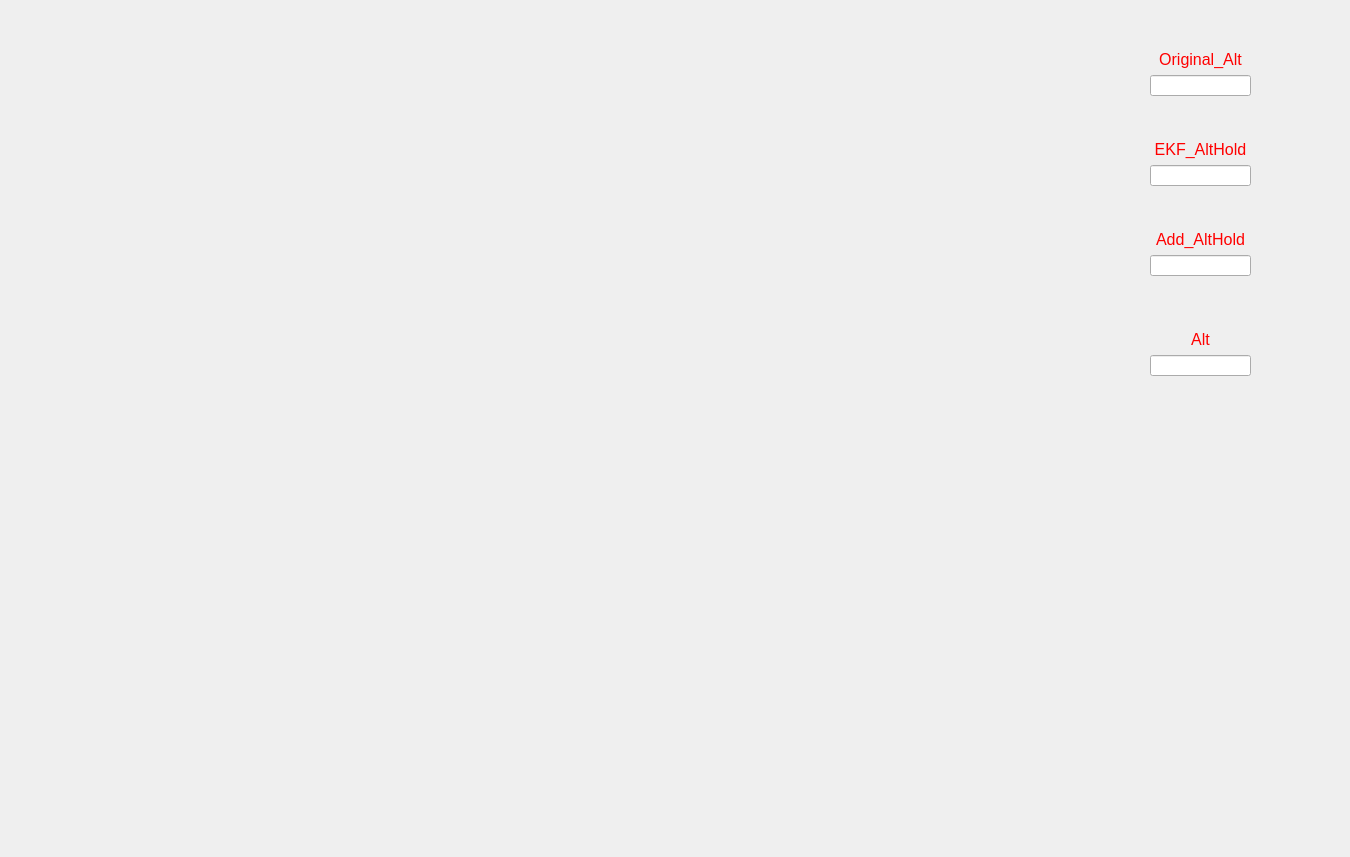
<?xml version="1.0" encoding="UTF-8"?>
<ui version="4.0">
 <class>FILTER</class>
 <widget class="QWidget" name="FILTER">
  <property name="geometry">
   <rect>
    <x>0</x>
    <y>0</y>
    <width>1350</width>
    <height>857</height>
   </rect>
  </property>
  <property name="windowTitle">
   <string>Form</string>
  </property>
  <widget class="QCustomPlot" name="Baro_Alt_customPlot" native="true">
   <property name="geometry">
    <rect>
     <x>20</x>
     <y>10</y>
     <width>1121</width>
     <height>631</height>
    </rect>
   </property>
  </widget>
  <widget class="QWidget" name="">
   <property name="geometry">
    <rect>
     <x>1150</x>
     <y>230</y>
     <width>101</width>
     <height>46</height>
    </rect>
   </property>
   <layout class="QVBoxLayout" name="verticalLayout_3">
    <item>
     <widget class="QLabel" name="label_3">
      <property name="text">
       <string>&lt;html&gt;&lt;head/&gt;&lt;body&gt;&lt;p align=&quot;center&quot;&gt;&lt;span style=&quot; font-size:12pt; color:#ff0000;&quot;&gt;Add_AltHold&lt;/span&gt;&lt;/p&gt;&lt;/body&gt;&lt;/html&gt;</string>
      </property>
     </widget>
    </item>
    <item>
     <widget class="QLineEdit" name="Add_AltHold"/>
    </item>
   </layout>
  </widget>
  <widget class="QWidget" name="">
   <property name="geometry">
    <rect>
     <x>1150</x>
     <y>140</y>
     <width>101</width>
     <height>46</height>
    </rect>
   </property>
   <layout class="QVBoxLayout" name="verticalLayout_2">
    <item>
     <widget class="QLabel" name="label_2">
      <property name="text">
       <string>&lt;html&gt;&lt;head/&gt;&lt;body&gt;&lt;p align=&quot;center&quot;&gt;&lt;span style=&quot; font-size:12pt; color:#ff0000;&quot;&gt;EKF_AltHold&lt;/span&gt;&lt;/p&gt;&lt;/body&gt;&lt;/html&gt;</string>
      </property>
     </widget>
    </item>
    <item>
     <widget class="QLineEdit" name="EKF_AltHold"/>
    </item>
   </layout>
  </widget>
  <widget class="QWidget" name="">
   <property name="geometry">
    <rect>
     <x>1150</x>
     <y>50</y>
     <width>101</width>
     <height>46</height>
    </rect>
   </property>
   <layout class="QVBoxLayout" name="verticalLayout">
    <item>
     <widget class="QLabel" name="label">
      <property name="text">
       <string>&lt;html&gt;&lt;head/&gt;&lt;body&gt;&lt;p align=&quot;center&quot;&gt;&lt;span style=&quot; font-size:12pt; color:#ff0000;&quot;&gt;Original_Alt&lt;/span&gt;&lt;/p&gt;&lt;/body&gt;&lt;/html&gt;</string>
      </property>
     </widget>
    </item>
    <item>
     <widget class="QLineEdit" name="Original_Alt"/>
    </item>
   </layout>
  </widget>
  <widget class="QWidget" name="">
   <property name="geometry">
    <rect>
     <x>1150</x>
     <y>330</y>
     <width>101</width>
     <height>46</height>
    </rect>
   </property>
   <layout class="QVBoxLayout" name="verticalLayout_4">
    <item>
     <widget class="QLabel" name="label_4">
      <property name="text">
       <string>&lt;html&gt;&lt;head/&gt;&lt;body&gt;&lt;p align=&quot;center&quot;&gt;&lt;span style=&quot; font-size:12pt; color:#ff0000;&quot;&gt;Alt&lt;/span&gt;&lt;/p&gt;&lt;/body&gt;&lt;/html&gt;</string>
      </property>
     </widget>
    </item>
    <item>
     <widget class="QLineEdit" name="Alt"/>
    </item>
   </layout>
  </widget>
 </widget>
 <customwidgets>
  <customwidget>
   <class>QCustomPlot</class>
   <extends>QWidget</extends>
   <header location="global">qcustom./qcustomplot.h</header>
   <container>1</container>
  </customwidget>
 </customwidgets>
 <resources/>
 <connections/>
</ui>
